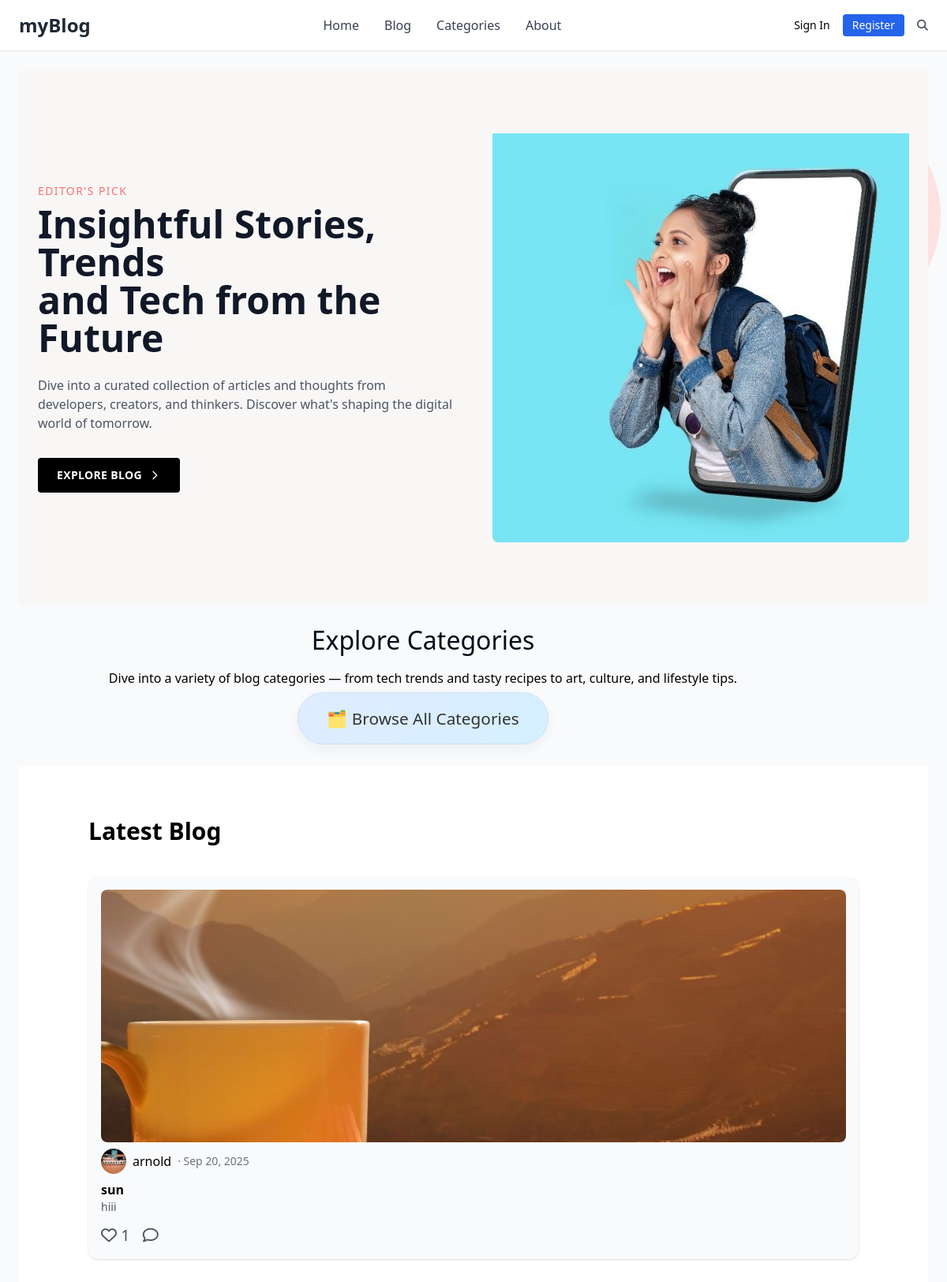
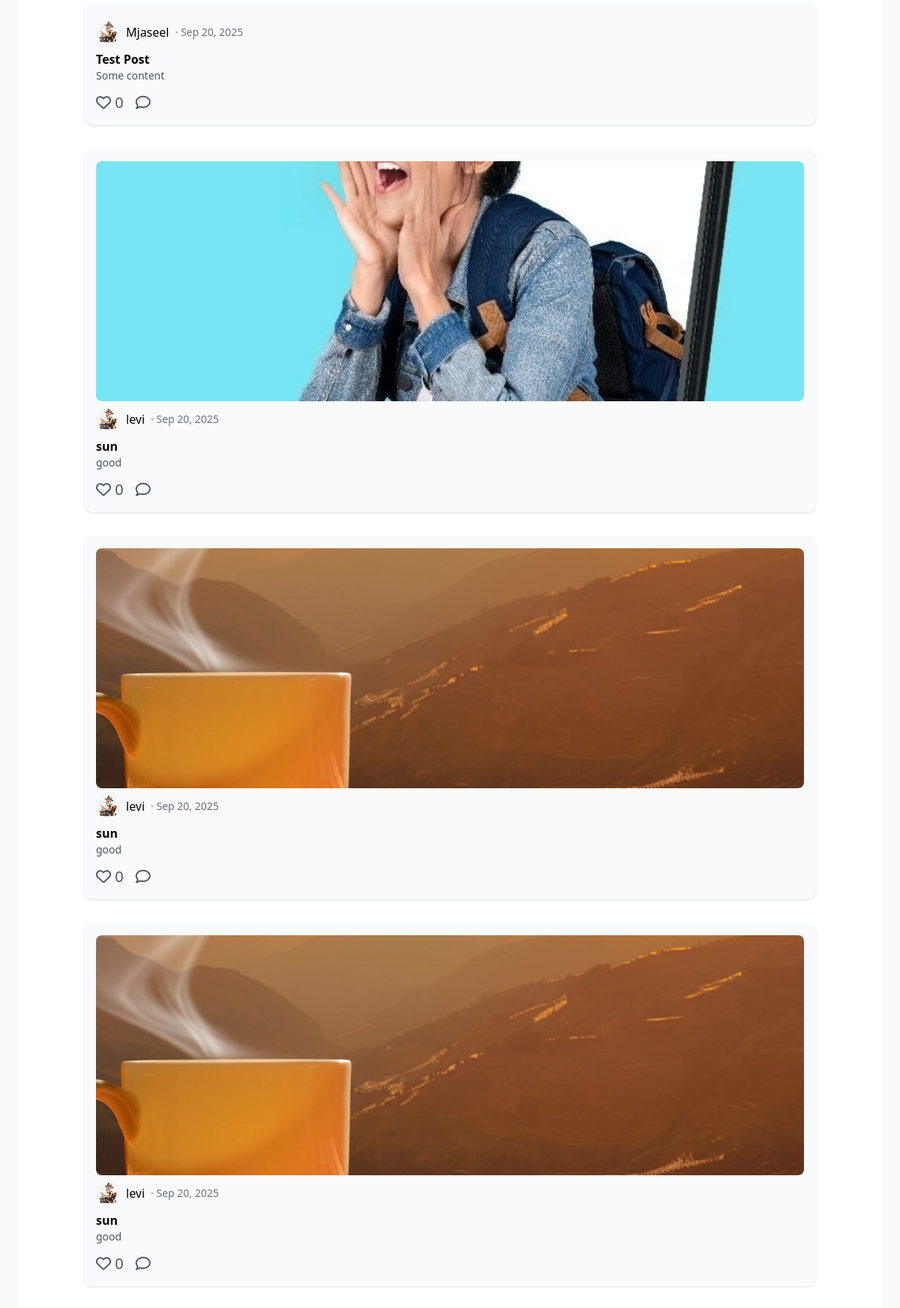
The page / (upper part) on the database its author committed (2 pictures, top to bottom).
### blog/models.py (models this page shows, shortened)
class Post(models.Model):
    title = models.CharField(max_length=200)
    content = models.TextField()
    image = models.ImageField(upload_to="posts/", blank=True, null=True)
    author = models.ForeignKey(User, on_delete=models.CASCADE)
    created_at = models.DateTimeField(auto_now_add=True)
    likes = models.ManyToManyField(User, related_name="liked_posts", blank=True)

class Profile(models.Model):
    user = models.OneToOneField(User, on_delete=models.CASCADE, related_name='profile')
    bio = models.CharField(max_length=160, blank=True)
    website = models.CharField(max_length=255, blank=True)
    avatar = models.ImageField(upload_to='avatars/', blank=True, null=True)

### blog/views.py (the view)
# urls.py: path('', views.index, name='index'),
def index(request):
    posts = Post.objects.all().order_by('-created_at')  # latest 3 only
    return render(request, 'blog/index.html', {'posts': posts})

### blog/templates/blog/index.html (shortened to what this page needs)
{% extends 'blog/base.html' %}
{% load static %}
{% block content %}
  <section class="w-full bg-[#f9f7f6] py-20">
    <div class="max-w-7xl mx-auto px-6 grid md:grid-cols-2 gap-12 items-center">
      <div>
        <p class="uppercase text-sm text-red-400 tracking-widest mb-2">Editor's Pick</p>
        <h1 class="text-4xl md:text-5xl font-bold mb-6 leading-tight text-gray-900">Insightful Stories, Trends<br />and Tech from the Future</h1>
        <p class="text-gray-600 mb-8">Dive into a curated collection of articles and thoughts from developers, creators, and thinkers. Discover what's shaping the digital world of tomorrow.</p>
        <a href="{% url 'Home' %}" class="inline-flex items-center px-6 py-3 bg-black text-white text-sm font-semibold tracking-wide uppercase rounded hover:bg-gray-800 transition">
          Explore Blog<svg class="ml-2 w-4 h-4" fill="none" stroke="currentColor" stroke-width="2" viewBox="0 0 24 24">
            <path stroke-linecap="round" stroke-linejoin="round" d="M9 5l7 7-7 7" />
          </svg>
        </a>
      </div>
      <div class="relative">
        <img src="{% static '/blog/images/hero.jpg' %}" alt="Hero Image" class="w-full h-auto object-cover" />
      </div>
    </div>
  </section>
<section class="py-5" style="background-color: #f9fafc;">
  <div class="container text-center">
    <h2 class="fw-bold mb-3" style="color: #010c17ff; font-size: 2rem;">Explore Categories</h2>
    <p class="text-muted mb-5" style="max-width: 900px; margin: 0 auto;">
      Dive into a variety of blog categories — from tech trends and tasty recipes to art, culture, and lifestyle tips.
    </p>
    <br>
    <a href="{% url 'categories' %}" class="big-category-btn text-decoration-none d-inline-block mt-3">
      🗂️ Browse All Categories
    </a>
  </div>
</section>
<br>
<section class="py-16 bg-white">
  <div class="container mx-auto px-6">
    <h2 class="text-3xl font-bold mb-10">Latest Blog</h2>
    <div class="space-y-8">
      {% for post in posts %}
      <div class="bg-gray-50 rounded-xl shadow p-4 mb-6">
        {% if post.image %}
        <a href="#">
          <img src="{{ post.image.url }}" class="w-full h-80 object-cover rounded-lg">
        </a>
        {% endif %}
        <div class="flex items-center gap-2 mt-2">
          {% if post.author.profile.avatar %}
            <img src="{{ post.author.profile.avatar.url }}" class="w-8 h-8 rounded-full">
          {% else %}
            <img src="{% static 'blog/images/auther.webp' %}" class="w-8 h-8 rounded-full">
          {% endif %}
          <span class="font-medium">{{ post.author.username }}</span>
          <span class="text-gray-500 text-sm">· {{ post.created_at|date:"M d, Y" }}</span>
        </div>
        <h3 class="font-semibold mt-2">{{ post.title }}</h3>
        <p class="text-gray-600 text-sm">{{ post.content|truncatewords:20 }}</p>
        <div class="flex items-center gap-4 mt-3 text-xl text-gray-600">
          <button class="like-btn" data-id="{{ post.id }}">
            {% if user in post.likes.all %}
            <i class="fa-solid fa-heart text-red-500"></i>
            {% else %}
            <i class="fa-regular fa-heart"></i>
            {% endif %}
            <span class="like-count">{{ post.likes.count }}</span>
          </button>
          <button onclick="toggleCommentBox({{ post.id }})">
            <i class="fa-regular fa-comment"></i>
          </button>
        </div>
      </div>
      {% endfor %}
    </div>
  </div>
</section>
{% endblock %}

### blog/templates/blog/base.html (shortened to what this page needs)
{% load static %}
<!DOCTYPE html>
<html lang="en">
<head>
  <script src="https://cdn.tailwindcss.com"></script>
  <link rel="stylesheet" href="https://cdnjs.cloudflare.com/ajax/libs/font-awesome/6.4.0/css/all.min.css">
</head>
<body class="bg-gray-50">
  <nav class="bg-white border-b">
    <div class="max-w-7xl mx-auto px-6 py-4 flex items-center justify-between">
      <a href="{% url 'index' %}" class="text-2xl font-bold text-gray-800">myBlog</a>
      <div class="hidden md:flex gap-8 text-gray-700 font-medium">
        <a href="{% url 'index' %}" class="hover:text-blue-600">Home</a>
        <a href="{% url 'Home' %}" class="hover:text-blue-600">Blog</a>
        <a href="{% url 'categories' %}" class="hover:text-blue-600">Categories</a>
        <a href="{% url 'about' %}" class="hover:text-blue-600">About</a>
      </div>
      <div class="flex items-center gap-4 text-sm">
        {% if user.is_authenticated %}
          <a href="{% url 'add_post' %}" class="px-3 py-1 bg-blue-600 text-white rounded hover:bg-blue-700">
            New Post
          </a>
          <a href="{% url 'profile' user.username %}" class="flex items-center">
            {% if user.profile.avatar %}
              <img src="{{ user.profile.avatar.url }}" alt="Avatar"
                   class="w-8 h-8 rounded-full object-cover border border-gray-300 hover:shadow-md transition" />
            {% else %}
              <div class="w-8 h-8 rounded-full bg-gray-300 flex items-center justify-center text-gray-600 text-sm font-semibold">
                {{ user.username|slice:":1"|upper }}
              </div>
            {% endif %}
          </a>
        {% else %}
          <a href="{% url 'login' %}" class="hover:text-blue-600">Sign In</a>
          <a href="{% url 'register' %}" class="px-3 py-1 bg-blue-600 text-white rounded hover:bg-blue-700">
            Register
          </a>
        {% endif %}
        <a href="#" title="Search" class="text-gray-600 hover:text-blue-600">
          <i class="fa-solid fa-magnifying-glass"></i>
        </a>
      </div>
    </div>
  </nav>
  <div class="max-w-7xl mx-auto px-6 py-6">
    {% block content %}{% endblock %}
  </div>
</body>
</html>

### blog/templates/blog/index.html (style rules this page uses)
.big-category-btn { font-size: 1.3rem; padding: 18px 36px; border-radius: 50px; background: linear-gradient(135deg, #e0ecff, #d4f0ff); color: #333; border: 1px solid #cfe2f3; box-shadow: 0 6px 15px rgba(0, 0, 0, 0.05); transition: all 0.3s ease; }

### rows shown on the page
Post: image (picture), author.profile.avatar (picture), author.username "arnold", created_at "Sep 20, 2025", title "sun", content "hiii", likes.count "1"
Post: author.username "Mjaseel", created_at "Sep 20, 2025", title "Test Post", content "Some content", likes.count "0"
Post: image (picture), author.username "levi", created_at "Sep 20, 2025", title "sun", content "good", likes.count "0"
Post: image (picture), author.username "levi", created_at "Sep 20, 2025", title "sun", content "good", likes.count "0"
Post: image (picture), author.username "levi", created_at "Sep 20, 2025", title "sun", content "good", likes.count "0"
